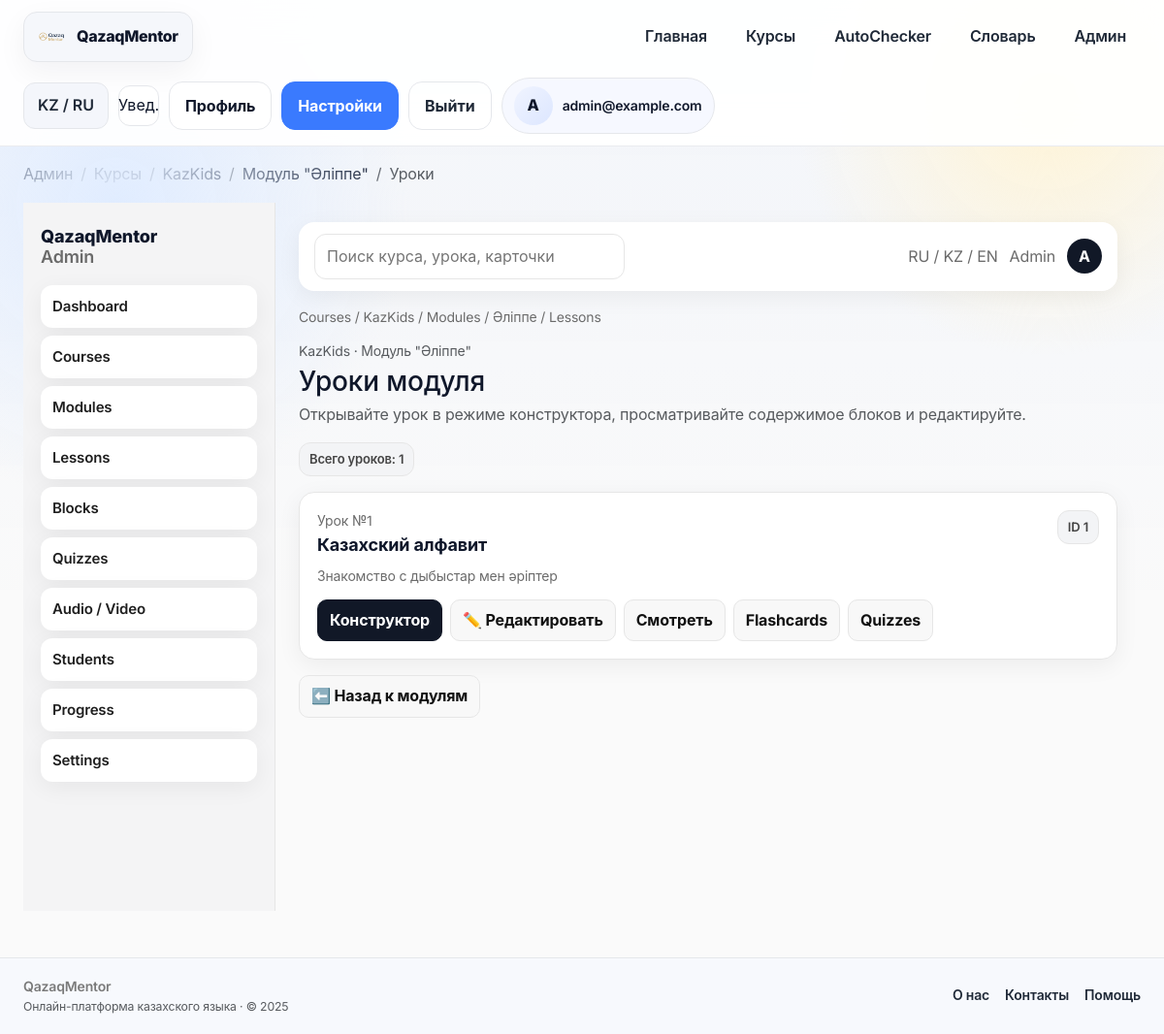
The app's page /admin/module/1/lessons (signed in) with its own data.
### app/models/__init__.py (models this page shows, shortened)
class User(Base):
    __tablename__ = "users"
    __allow_unmapped__ = True
    id = Column(Integer, primary_key=True, index=True)
    email = Column(String, unique=True, index=True, nullable=False)
    hashed_password = Column(String, nullable=False)
    age = Column(Integer, nullable=False)
    target = Column(String, nullable=False)  # school / general / business
    daily_minutes = Column(Integer, nullable=False, default=10)
    level = Column(String, nullable=True)
    role = Column(String, nullable=False, default="user")
    created_at = Column(DateTime, server_default=func.now(), nullable=False)
    placements: List["PlacementTestResult"] = relationship(
        "PlacementTestResult", back_populates="user", cascade="all, delete-orphan"
    )
    progresses: List["UserProgress"] = relationship(
        "UserProgress", back_populates="user", cascade="all, delete-orphan"
    )

class Course(Base):
    __tablename__ = "courses"
    __allow_unmapped__ = True
    id = Column(Integer, primary_key=True, index=True)
    slug = Column(String, unique=True, nullable=False)
    name = Column(String, nullable=False)
    description = Column(Text, nullable=False)
    audience = Column(String, nullable=False)  # kids / adult / gov
    modules: List["Module"] = relationship(
        "Module", back_populates="course", cascade="all, delete-orphan", order_by="Module.order"
    )

class Module(Base):
    __tablename__ = "modules"
    __allow_unmapped__ = True
    id = Column(Integer, primary_key=True, index=True)
    course_id = Column(Integer, ForeignKey("courses.id"), nullable=False)
    name = Column(String, nullable=False)
    order = Column(Integer, nullable=False, default=1)
    description = Column(Text, nullable=True)
    course: "Course" = relationship("Course", back_populates="modules")
    lessons: List["Lesson"] = relationship(
        "Lesson", back_populates="module", cascade="all, delete-orphan", order_by="Lesson.order"
    )

class Lesson(Base):
    __tablename__ = "lessons"
    __allow_unmapped__ = True
    id = Column(Integer, primary_key=True, index=True)
    module_id = Column(Integer, ForeignKey("modules.id"), nullable=False)
    title = Column(String, nullable=False)
    description = Column(Text, nullable=True)
    lesson_type = Column(String, nullable=True)
    estimated_time = Column(Integer, nullable=True)
    difficulty = Column(String, nullable=True)
    age_group = Column(String, nullable=True)  # kids / adult / gov
    order = Column(Integer, nullable=False, default=1)
    module: "Module" = relationship("Module", back_populates="lessons")
    blocks: List["LessonBlock"] = relationship(
        "LessonBlock", back_populates="lesson", cascade="all, delete-orphan", order_by="LessonBlock.order"
    )
    flashcards: List["Flashcard"] = relationship(
        "Flashcard", back_populates="lesson", cascade="all, delete-orphan"
    )
    quizzes: List["Quiz"] = relationship(
        "Quiz", back_populates="lesson", cascade="all, delete-orphan"
    )

### app/routers/admin.py (the view)
@router.get("/module/{module_id}/lessons")
async def admin_module_lessons(module_id: int, request: Request, db: Session = Depends(get_db)):
    module = (
        db.query(models.Module)
        .options(selectinload(models.Module.lessons), selectinload(models.Module.course))
        .filter(models.Module.id == module_id)
        .first()
    )
    if not module:
        raise HTTPException(status_code=404, detail="Module not found")
    breadcrumbs = _breadcrumbs_for_module(module) + [{"label": "Уроки"}]
    return render_template(request, "admin/lesson_list.html", {"module": module, "breadcrumbs": breadcrumbs})

### app/templates/admin/lesson_list.html
{% extends "admin/admin_base.html" %}
{% block admin_content %}
<div class="admin-breadcrumbs">Courses / {{ module.course.name }} / Modules / {{ module.name }} / Lessons</div>
<div class="d-flex justify-content-between align-items-start flex-wrap gap-3 mb-3">
    <div>
        <div class="text-muted small mb-1">{{ module.course.name if module.course else "Курс" }} · Модуль "{{ module.name }}"</div>
        <h3 class="mb-1">Уроки модуля</h3>
        <p class="text-muted mb-0">Открывайте урок в режиме конструктора, просматривайте содержимое блоков и редактируйте.</p>
    </div>
    <div class="d-flex gap-2">
        <span class="badge-pill">Всего уроков: {{ module.lessons|length }}</span>
    </div>
</div>
<div class="admin-grid">
    {% for lesson in module.lessons %}
    <div class="admin-card">
        <div class="d-flex justify-content-between align-items-start">
            <div>
                <div class="admin-card__meta">Урок №{{ lesson.order }}</div>
                <div class="admin-card__title">{{ lesson.title }}</div>
                <div class="admin-card__meta">{{ lesson.description or "Описание пока не заполнено" | truncate(140) }}</div>
            </div>
            <span class="badge-pill">ID {{ lesson.id }}</span>
        </div>
        <div class="admin-actions">
            <a class="admin-btn primary" href="/admin/lesson/{{ lesson.id }}">Конструктор</a>
            <a class="admin-btn" href="/admin/lesson/{{ lesson.id }}/edit">✏️ Редактировать</a>
            <a class="admin-btn" href="/lesson/{{ lesson.id }}">Смотреть</a>
            <a class="admin-btn" href="/admin/lesson/{{ lesson.id }}/flashcards">Flashcards</a>
            <a class="admin-btn" href="/admin/lesson/{{ lesson.id }}/quizzes">Quizzes</a>
        </div>
    </div>
    {% endfor %}
</div>
<div class="admin-actions mt-3">
    <a href="/admin/course/{{ module.course_id }}/modules" class="admin-btn">⬅️ Назад к модулям</a>
</div>
{% endblock %}

### app/templates/admin/admin_base.html
{% extends "base.html" %}
{% block content %}
<link rel="stylesheet" href="{{ url_for('static', path='css/admin.css') }}?v=1">
<div class="admin-layout">
    <aside class="admin-sidebar">
        <div class="admin-sidebar__brand">QazaqMentor<br><span>Admin</span></div>
        <nav class="admin-nav">
            <a href="/admin" class="admin-nav__item">Dashboard</a>
            <a href="/admin/courses" class="admin-nav__item">Courses</a>
            <a href="/admin/modules" class="admin-nav__item">Modules</a>
            <a href="/admin/lessons" class="admin-nav__item">Lessons</a>
            <a href="/admin/blocks" class="admin-nav__item">Blocks</a>
            <a href="/admin/quizzes" class="admin-nav__item">Quizzes</a>
            <a href="/admin/media" class="admin-nav__item">Audio / Video</a>
            <a href="/admin/students" class="admin-nav__item">Students</a>
            <a href="/admin/progress" class="admin-nav__item">Progress</a>
            <a href="/admin/settings" class="admin-nav__item">Settings</a>
        </nav>
    </aside>
    <div class="admin-main">
        <div class="admin-topbar">
            <form class="admin-search" action="/admin/search" method="get">
                <input type="search" name="q" placeholder="Поиск курса, урока, карточки" />
            </form>
            <div class="admin-topbar__actions">
                <div class="admin-lang">RU / KZ / EN</div>
                <div class="admin-role">Admin</div>
                <div class="admin-profile">{{ (user.email if user else "A")[:1]|upper }}</div>
            </div>
        </div>
        <div class="admin-content">
            {% block admin_content %}{% endblock %}
        </div>
    </div>
</div>
{% endblock %}

### app/templates/base.html (shortened to what this page needs)
<!DOCTYPE html>
<html lang="kk">
<head>
    <link href="https://cdn.jsdelivr.net/npm/bootstrap@5.3.3/dist/css/bootstrap.min.css" rel="stylesheet">
    <link rel="stylesheet" href="{{ url_for('static', path='css/main.css') }}?v=qm2">
</head>
<body>
{% set current_user = request.state.user or (user if user is defined else None) %}
{% set current_path = request.url.path if request and request.url else '' %}
<header class="app-nav">
    <div class="page-shell nav-inner">
        <a href="/" class="brand-mark">
            <img src="{{ url_for('static', path='img/logo.png') }}" alt="QazaqMentor">
            <span>QazaqMentor</span>
        </a>
        <nav class="nav-links">
            <a class="nav-link {% if current_path == '/' %}active{% endif %}" href="/">Главная</a>
            <a class="nav-link {% if '/courses' in current_path %}active{% endif %}" href="/courses">Курсы</a>
            <a class="nav-link {% if '/autochecker' in current_path %}active{% endif %}" href="/autochecker">AutoChecker</a>
            <a class="nav-link {% if '/vocabulary' in current_path or '/dictionary' in current_path %}active{% endif %}" href="/vocabulary">Словарь</a>
            {% if current_user and current_user.is_admin %}
            <a class="nav-link" href="/admin">Админ</a>
            {% endif %}
        </nav>
        <div class="nav-actions">
            <button class="nav-chip" type="button">KZ / RU</button>
            <button class="icon-button" type="button" aria-label="Уведомления">Увед.</button>
            {% if current_user %}
                <a class="btn btn-outline-dark" href="/profile">Профиль</a>
                <a class="btn btn-primary" href="/settings">Настройки</a>
                <form action="/logout" method="post" class="m-0">
                    <button type="submit" class="btn btn-ghost">Выйти</button>
                </form>
                <div class="profile-chip">
                    <div class="avatar">{{ current_user.email[0]|upper }}</div>
                    <div class="fw-semibold small">{{ current_user.full_name or current_user.email }}</div>
                </div>
            {% else %}
                <a class="btn btn-outline-dark" href="/login">Войти</a>
                <a class="btn btn-primary" href="/signup">Регистрация</a>
            {% endif %}
        </div>
    </div>
</header>
{% if breadcrumbs %}
<div class="page-shell mt-3">
    {% include "admin/components/breadcrumbs.html" %}
</div>
{% endif %}
<main class="page-body">
    <div class="page-shell">
        {% block content %}{% endblock %}
    </div>
</main>
<footer class="footer-bar mt-5">
    <div class="page-shell d-flex align-items-center justify-content-between flex-wrap gap-3">
        <div>
            <div class="fw-semibold">QazaqMentor</div>
            <div class="small text-muted">Онлайн-платформа казахского языка · © 2025</div>
        </div>
        <div class="d-flex align-items-center gap-3">
            <a href="#">О нас</a>
            <a href="#">Контакты</a>
            <a href="#">Помощь</a>
        </div>
    </div>
</footer>
</body>
</html>

### app/templates/admin/components/breadcrumbs.html
<nav aria-label="breadcrumb" class="mb-3">
    <ol class="breadcrumb small mb-0">
        {% for crumb in breadcrumbs %}
            {% if crumb.url and not loop.last %}
                <li class="breadcrumb-item"><a href="{{ crumb.url }}">{{ crumb.label }}</a></li>
            {% else %}
                <li class="breadcrumb-item active" aria-current="page">{{ crumb.label }}</li>
            {% endif %}
        {% endfor %}
    </ol>
</nav>

### app/static/css/main.css (style rules this page uses)
:root { --bg: #f7f8fa; --surface: #ffffff; --surface-2: #f0f4ff; --ink: #0f172a; --ink-soft: #1f2937; --muted: #7a7a7a; --border: #e5e7eb; --accent: #3a7afe; --accent-2: #f9d65c; --accent-green: #16b574; --accent-red: #ef4444; --accent-amber: #f59e0b; --radius-lg: 18px; --radius-md: 14px; --radius-sm: 10px; --shadow-soft: 0 24px 80px rgba(17, 24, 39, 0.08); --shadow-sm: 0 10px 30px rgba(15, 23, 42, 0.05); --shadow-press: 0 8px 18px rgba(58, 122, 254, 0.28); --gradient-hero: linear-gradient(135deg, #e9f0ff 0%, #fff 58%, #f9d65c22 100%); --gradient-card: linear-gradient(145deg, #f9fbff 0%, #eef2ff 100%); }
* { box-sizing: border-box; }
body { background: var(--bg); color: var(--ink); font-family: "Inter", "Manrope", "SF Pro Display", -apple-system, system-ui, sans-serif; line-height: 1.6; letter-spacing: -0.01em; min-height: 100vh; }
a { color: inherit; text-decoration: none; }
img { max-width: 100%; display: block; }
.container, .page-shell { max-width: 1220px; margin: 0 auto; padding: 0 24px; }
main, header, footer { position: relative; z-index: 1; }
.app-nav { position: sticky; top: 0; z-index: 100; background: rgba(255, 255, 255, 0.92); backdrop-filter: blur(18px); border-bottom: 1px solid rgba(229, 231, 235, 0.8); padding: 12px 0; }
.nav-inner { display: flex; align-items: center; justify-content: space-between; gap: 16px; flex-wrap: wrap; }
.brand-mark { display: inline-flex; align-items: center; gap: 10px; padding: 10px 14px; border-radius: var(--radius-md); background: #f5f7fb; border: 1px solid var(--border); box-shadow: var(--shadow-sm); font-weight: 800; letter-spacing: -0.02em; color: var(--ink); }
.brand-mark img { height: 30px; width: 30px; object-fit: contain; }
.nav-links { display: flex; align-items: center; gap: 10px; flex-wrap: wrap; }
.nav-link { padding: 10px 14px; border-radius: 12px; font-weight: 600; color: var(--ink-soft); border: 1px solid transparent; transition: all 0.18s ease; }
.nav-actions { display: flex; align-items: center; gap: 10px; }
.nav-chip, .btn-ghost, .brand-chip { padding: 10px 14px; border-radius: 12px; border: 1px solid var(--border); background: #f4f6fb; font-weight: 600; color: var(--ink-soft); transition: all 0.16s ease; }
.icon-button { width: 42px; height: 42px; display: inline-flex; align-items: center; justify-content: center; border-radius: 12px; border: 1px solid var(--border); background: #fff; color: var(--ink); transition: all 0.16s ease; }
.avatar, .profile-pill { width: 40px; height: 40px; border-radius: 50%; background: linear-gradient(135deg, #f0f4ff, #dce6ff); display: inline-flex; align-items: center; justify-content: center; font-weight: 800; color: var(--ink); }
.profile-chip { display: inline-flex; align-items: center; gap: 10px; padding: 8px 12px; border-radius: 999px; background: #f6f8ff; border: 1px solid var(--border); }
.btn, .cta-primary, .cta-secondary, .auth-btn, .gray-btn, .placement-btn, .vocab-arrow, .vocab-arrow:focus-visible { border-radius: 14px; font-weight: 700; border: 1px solid transparent; transition: all 0.18s ease; box-shadow: none; }
.btn, .auth-btn, .gray-btn, .placement-btn { padding: 12px 16px; }
.btn-primary, .btn-outline-dark:active, .btn-outline-primary { background: var(--accent); color: #fff; border-color: var(--accent); }
.btn-outline-dark, .btn-outline-secondary, .btn-outline-primary, .btn-light, .btn-outline-light, .btn-outline-dark:focus { background: #fff; color: var(--ink); border: 1px solid var(--border); }
.btn-ghost { background: transparent; color: var(--ink-soft); border-color: var(--border); }
.footer-bar { background: #f7f9fd; border-top: 1px solid #e5e7eb; padding: 18px 0; font-size: 14px; color: var(--muted); }
.footer-bar a { color: var(--ink-soft); font-weight: 600; }

### records on screen
User: email "A", email "admin@example.com"
Course: label "KazKids", course.name "KazKids", course "KazKids"
Module: name "Әліппе"
Lesson: order "1", title "Казахский алфавит", description "Знакомство с дыбыстар мен әріптер", id "1"

### other values on screen
{{ crumb.label }} "Админ" "Курсы" "Модуль \"Әліппе\""
{{ crumb.label }} "Уроки"
{{ module.lessons|length }} "1"
